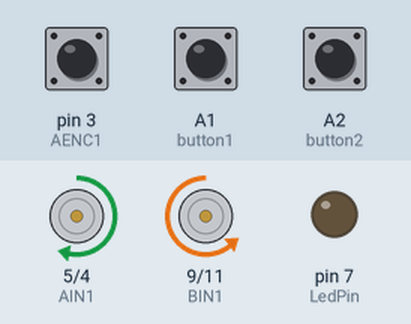
This sketch was run on a simulated Arduino Uno, built with avr-gcc and run on an emulated ATmega328P. Shown: motor-driver pin pairs drawn as motors (green arrow = first pin HIGH = forward, orange = second pin HIGH = backward, longer = more drive, scaled by the enable pin), output pins drawn as LEDs (lit = HIGH). The inputs (shaded band) are chosen by the test bench; at power-on: A1 (button1) HIGH, pin 3 (AENC1) HIGH, A2 (button2) HIGH.

Above: at 1.2 s.
1.3 s: A1 (button1) pulled LOW for 0.15 s
At 1.6 s:
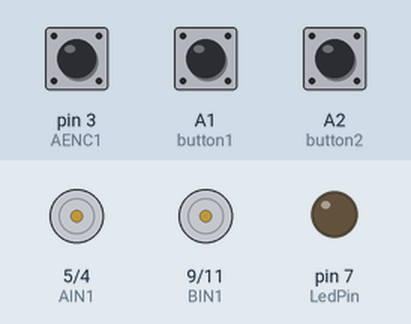
2.9 s: A1 (button1) pulled LOW for 1 s
At 4.2 s:
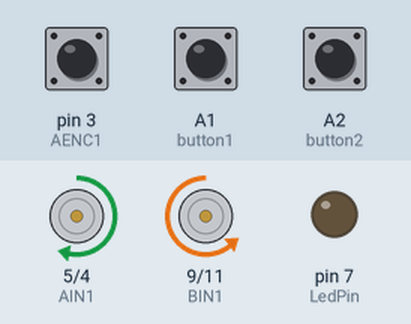
5.4 s: A1 (button1) pulled LOW for 3.2 s
At 6.0 s:
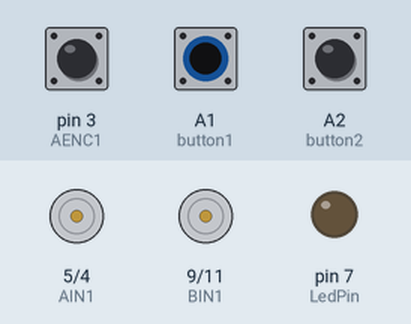
Timing chart, 0 to 8.4 s (numbered marks = the images above; inputs shaded):
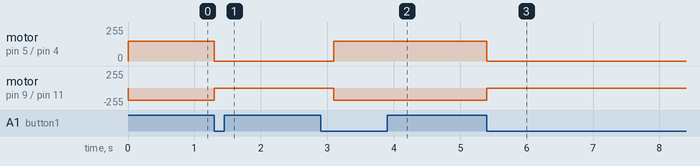

The sketch:

robot.ino
```cpp
#define PWMA 6
#define AIN1 5
#define AIN2 4
#define AENC1 3
#define AENC2 2

#define PWMB 10
#define BIN1 9
#define BIN2 11
#define BENC1 13
#define BENC2 12

#define LedPin 7
#define button1 A1
#define button2 A2

int encoderCountA = 0;
int encoderCountB = 0;

float radius = 3.4;
float half_width = 15.0 / 2;

int state = 0;

bool runEnabled = true;
bool lastButton1 = HIGH;
bool lastButton2 = HIGH;

char actions[] = {'d','t','d','t','d','t','d','t','d','t','d'};
float values[] = {38,70,31,26,20,13,64,17,64,14};

void setup() {
  pinMode(PWMA, OUTPUT);
  pinMode(AIN1, OUTPUT);
  pinMode(AIN2, OUTPUT);
  pinMode(AENC1, INPUT);
  pinMode(AENC2, INPUT);

  pinMode(PWMB, OUTPUT);
  pinMode(BIN1, OUTPUT);
  pinMode(BIN2, OUTPUT);
  pinMode(BENC1, INPUT);
  pinMode(BENC2, INPUT);

  pinMode(LedPin, OUTPUT);
  pinMode(button1, INPUT_PULLUP);
  pinMode(button2, INPUT_PULLUP);

  attachInterrupt(digitalPinToInterrupt(AENC1), encoderA, CHANGE);
  attachInterrupt(digitalPinToInterrupt(BENC2), encoderB, CHANGE);

  Serial.begin(9600);
}

void loop() {
  bool b1 = digitalRead(button1);
  bool b2 = digitalRead(button2);

  bool pressed =
    (lastButton1 == HIGH && b1 == LOW) ||
    (lastButton2 == HIGH && b2 == LOW);

  if (pressed) {
    runEnabled = !runEnabled;

    if (!runEnabled) {
      stopMotors();
    } else {
      state = 0;
      resetEncoders();
    }
    delay(200);
  }

  lastButton1 = b1;
  lastButton2 = b2;

  if (!runEnabled) return;

  if (actions[state] == 'd') {
    drive(values[state], 150);
  }

  if (actions[state] == 't') {
    turn(values[state], 100);
    led();
  }
}

void drive(float distance, int speed) {
  float avgDist = (getDistanceA() + getDistanceB()) / 2.0;

  if (distance > 0 && avgDist < distance) {
    driveA(speed);
    driveB(-speed * 1.2);
  }
  else if (distance < 0 && avgDist > distance) {
    driveA(speed);
    driveB(-speed * 1.2);
  }
  else {
    stopMotors();
    state++;
    resetEncoders();
  }
}

void driveA(int speed) {
  digitalWrite(AIN1, speed > 0);
  digitalWrite(AIN2, speed < 0);
  analogWrite(PWMA, abs(speed));
}

void driveB(int speed) {
  digitalWrite(BIN1, speed > 0);
  digitalWrite(BIN2, speed < 0);
  analogWrite(PWMB, abs(speed));
}

void turn(float angle, int speed) {
  float curAngle = getAngle();

  if (abs(curAngle) < abs(angle)) {
    if (angle > 0) {
      driveA(-speed);
      driveB(speed * 1.2); //3
    } else {
      driveA(-speed);
      driveB(speed * 1.2);
    }
  } else {
    stopMotors();
    state++;
    resetEncoders();
  }
}

void stopMotors() {
  analogWrite(PWMA, 0);
  analogWrite(PWMB, 0);
  digitalWrite(AIN1, LOW);
  digitalWrite(AIN2, LOW);
  digitalWrite(BIN1, LOW);
  digitalWrite(BIN2, LOW);
}

void resetEncoders() {
  encoderCountA = 0;
  encoderCountB = 0;
}

float getAngle() {
  float dA = getDistanceA();
  float dB = getDistanceB();
  float angleRad = (dB - dA) / (2.0 * half_width);
  return angleRad * 180.0 / 3.14159;
}

float getDistanceA() { return getRotationsA() * 2 * 3.14159 * radius; }
float getDistanceB() { return getRotationsB() * 2 * 3.14159 * radius; }

float getRotationsA() { return encoderCountA / 14.0 / 100.0; }
float getRotationsB() { return encoderCountB / 14.0 / 100.0; }

void encoderA() {
  if (digitalRead(AENC1) != digitalRead(AENC2)) encoderCountA++;
  else encoderCountA--;
}

void encoderB() {
  if (digitalRead(BENC1) != digitalRead(BENC2)) encoderCountB++;
  else encoderCountB--;
}

void led() {
  digitalWrite(LedPin, HIGH);
  delay(125);
  digitalWrite(LedPin, LOW);
  delay(125);
}
```

Measured:
- after the input at 1.3 s, motor on pin 5 (AIN1) / pin 4 (AIN2): forward 150/255 → stopped at once; motor on pin 9 (BIN1) / pin 11 (BIN2): backward 180/255 → stopped at once
- after the input at 2.9 s, motor on pin 5 (AIN1) / pin 4 (AIN2): stopped → forward 150/255 after 0.20 s; motor on pin 9 (BIN1) / pin 11 (BIN2): stopped → backward 180/255 after 0.20 s
- after the input at 5.4 s, motor on pin 5 (AIN1) / pin 4 (AIN2): forward 150/255 → stopped at once; motor on pin 9 (BIN1) / pin 11 (BIN2): backward 180/255 → stopped at once
